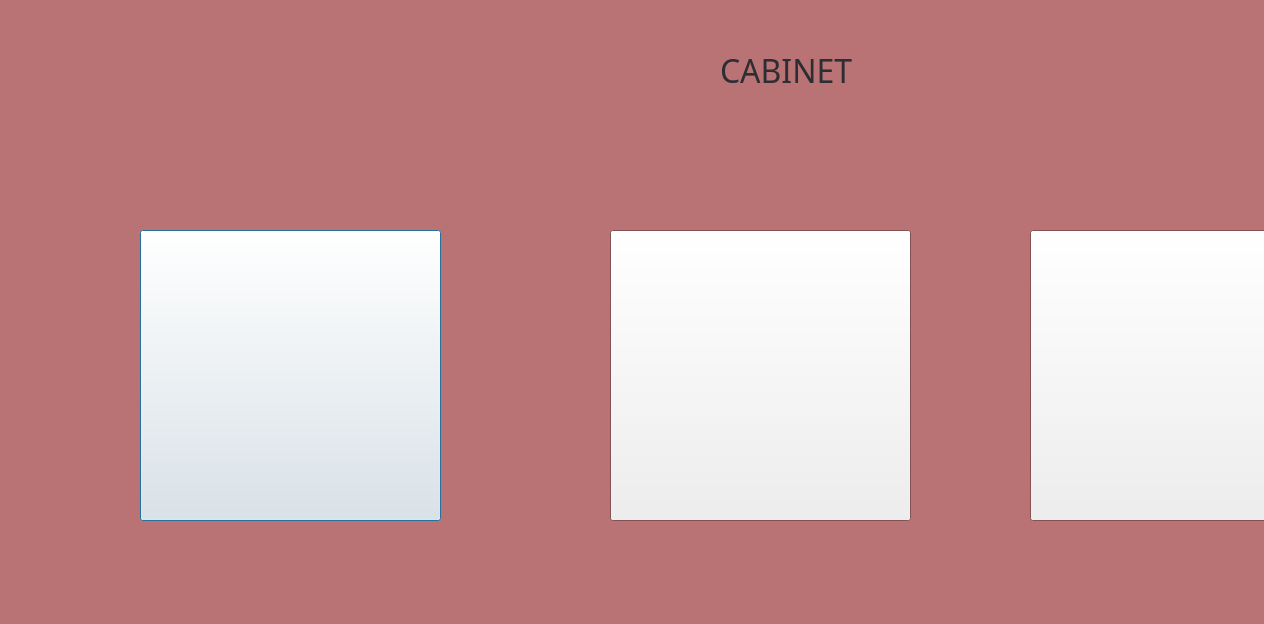
<?xml version="1.0" encoding="UTF-8"?>
<ui version="4.0">
 <class>cabinet</class>
 <widget class="QDialog" name="cabinet">
  <property name="geometry">
   <rect>
    <x>0</x>
    <y>0</y>
    <width>1264</width>
    <height>624</height>
   </rect>
  </property>
  <property name="palette">
   <palette>
    <active>
     <colorrole role="Window">
      <brush brushstyle="SolidPattern">
       <color alpha="255">
        <red>185</red>
        <green>115</green>
        <blue>117</blue>
       </color>
      </brush>
     </colorrole>
    </active>
    <inactive>
     <colorrole role="Window">
      <brush brushstyle="SolidPattern">
       <color alpha="255">
        <red>185</red>
        <green>115</green>
        <blue>117</blue>
       </color>
      </brush>
     </colorrole>
    </inactive>
    <disabled>
     <colorrole role="Base">
      <brush brushstyle="SolidPattern">
       <color alpha="255">
        <red>185</red>
        <green>115</green>
        <blue>117</blue>
       </color>
      </brush>
     </colorrole>
     <colorrole role="Window">
      <brush brushstyle="SolidPattern">
       <color alpha="255">
        <red>185</red>
        <green>115</green>
        <blue>117</blue>
       </color>
      </brush>
     </colorrole>
    </disabled>
   </palette>
  </property>
  <property name="windowTitle">
   <string>Dialog</string>
  </property>
  <widget class="QLabel" name="label">
   <property name="geometry">
    <rect>
     <x>720</x>
     <y>50</y>
     <width>151</width>
     <height>41</height>
    </rect>
   </property>
   <property name="palette">
    <palette>
     <active>
      <colorrole role="WindowText">
       <brush brushstyle="SolidPattern">
        <color alpha="255">
         <red>45</red>
         <green>45</green>
         <blue>52</blue>
        </color>
       </brush>
      </colorrole>
     </active>
     <inactive>
      <colorrole role="WindowText">
       <brush brushstyle="SolidPattern">
        <color alpha="255">
         <red>45</red>
         <green>45</green>
         <blue>52</blue>
        </color>
       </brush>
      </colorrole>
     </inactive>
     <disabled/>
    </palette>
   </property>
   <property name="font">
    <font>
     <family>Britannic Bold</family>
     <pointsize>24</pointsize>
    </font>
   </property>
   <property name="text">
    <string>CABINET</string>
   </property>
  </widget>
  <widget class="QPushButton" name="cabinet1btn">
   <property name="geometry">
    <rect>
     <x>140</x>
     <y>230</y>
     <width>301</width>
     <height>291</height>
    </rect>
   </property>
   <property name="text">
    <string/>
   </property>
  </widget>
  <widget class="QPushButton" name="cabinet2btn">
   <property name="geometry">
    <rect>
     <x>610</x>
     <y>230</y>
     <width>301</width>
     <height>291</height>
    </rect>
   </property>
   <property name="text">
    <string/>
   </property>
  </widget>
  <widget class="QPushButton" name="cabinet3btn">
   <property name="geometry">
    <rect>
     <x>1030</x>
     <y>230</y>
     <width>301</width>
     <height>291</height>
    </rect>
   </property>
   <property name="text">
    <string/>
   </property>
  </widget>
 </widget>
 <resources/>
 <connections/>
</ui>
